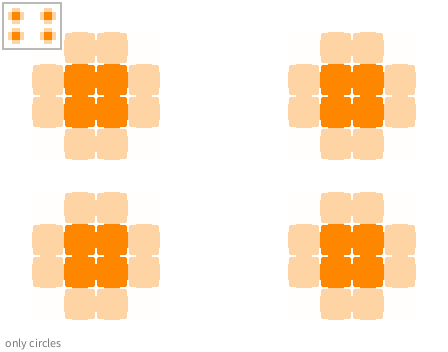
Frame 1 (no input)
Frame 2 (the mouse pressed at the canvas centre, redrawn once): identical to frame 1, image omitted

The Processing sketch that drew this single still picture (run headless with seeded random() and noise(); the mouse was pressed at the canvas centre and the sketch redrawn once):

// Processing sketch: Test5
// ── Test5.pde
int w = 14, h = 11, d = 3, sc = 32, scs = 4, s = 0;

void settings() { size(w * sc, h * sc); } 

void setup() { noLoop(); }

//// Test //////////////
void draw()
{  
  background(255);
  noStroke(); fill(255, 135, 0);
  ellipse(d, d, 3, 3);
  ellipse(w - d, d, 3, 3);
  ellipse(d, h - d, 3, 3);
  ellipse(w - d, h - d, 3, 3);
  switch(s)
  { case 1: fill(0, 55, 100); rect(d, d, w - 2 * d, h - 2 * d); break;
    case 2: fill(0, 125, 175); beginShape();
            vertex(d, d); vertex(d, h - d); vertex(w - d, h - d); vertex(w - d, d);
            endShape(CLOSE); break;
    case 3: noFill(); stroke(0); rect(d, d, w - 2 * d, h - 2 * d); break;
    case 4: noFill(); stroke(55); beginShape();
            vertex(d, d); vertex(d, h - d); vertex(w - d, h - d); vertex(w - d, d);
            endShape(CLOSE); break;
  }
  scale();
  fill(120);
  switch(s)
  { case 0: text("only circles", 5, h * sc - 5); break;
    case 1: text("noStroke(); fill(...); rect(...)", 5, h * sc - 5); break;
    case 2: text("beginShape(...); vertex(...);  ...; endShape(...);", 5, h * sc - 5); break;
    case 3: text("noFill(...); stroke(...); rect(...);", 5, h * sc - 5); break;
    case 4: text("noFill(...); stroke(...); beginShape(...); vertex(...); ...; endShape(...);", 5, h * sc - 5); break;
  }
}

////////////////////////
void keyReleased()
{
  if (keyCode == ENTER) s = (s + 1) % 3;
  if (keyCode == BACKSPACE) if (s == 3) s = 4; else s = 3;
  redraw();  
}

void scale()
{
  loadPixels(); noStroke();
  for (int y = 0; y < h; y++) 
  for (int x = 0; x < w; x++) { fill(pixels[y * (w * sc) + x]); rect(x * sc, y * sc, sc, sc); }
  fill(255, 255, 255);  
  for (int y = 0; y <= h; y++)
  for (int x = 0; x <= w; x++)
  { rect(x * sc - 1, y * sc - sc / 4, 2, sc / 2); rect(x * sc - sc / 4, y * sc - 1, sc / 2, 2);
    rect(x * sc - 2, y * sc - 2, 4, 4);
  }
  fill(185, 185, 185); rect(2, 2, w * scs + 4, h * scs + 4);
  for (int y = 0; y < h * scs; y++) 
  for (int x = 0; x < w * scs; x++) set(4 + x, 4 + y, pixels[y / scs * (w * sc) + x / scs]);  
}
